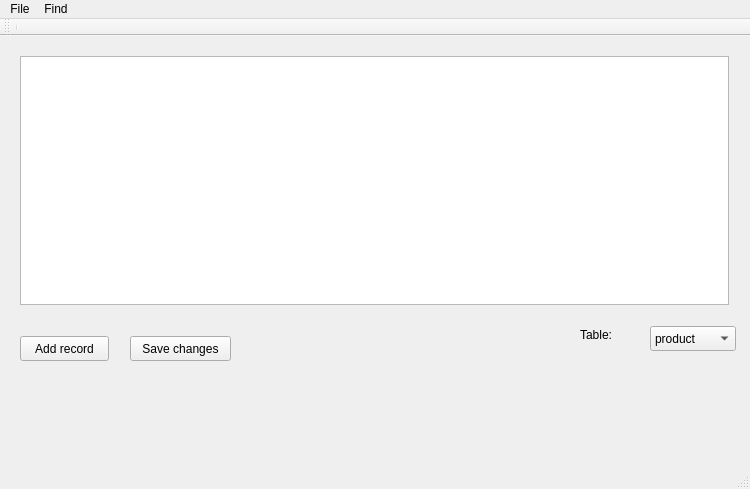
<?xml version="1.0" encoding="UTF-8"?>
<ui version="4.0">
 <class>MainWindow</class>
 <widget class="QMainWindow" name="MainWindow">
  <property name="geometry">
   <rect>
    <x>0</x>
    <y>0</y>
    <width>750</width>
    <height>489</height>
   </rect>
  </property>
  <property name="windowTitle">
   <string>MainWindow</string>
  </property>
  <widget class="QWidget" name="centralWidget">
   <widget class="QWidget" name="verticalLayoutWidget">
    <property name="geometry">
     <rect>
      <x>9</x>
      <y>9</y>
      <width>731</width>
      <height>271</height>
     </rect>
    </property>
    <layout class="QVBoxLayout" name="verticalLayout">
     <item>
      <widget class="QTableView" name="tableView"/>
     </item>
    </layout>
   </widget>
   <widget class="QPushButton" name="pushButton">
    <property name="geometry">
     <rect>
      <x>20</x>
      <y>300</y>
      <width>89</width>
      <height>25</height>
     </rect>
    </property>
    <property name="text">
     <string>Add record</string>
    </property>
   </widget>
   <widget class="QComboBox" name="comboBox">
    <property name="geometry">
     <rect>
      <x>650</x>
      <y>290</y>
      <width>86</width>
      <height>25</height>
     </rect>
    </property>
    <item>
     <property name="text">
      <string>product</string>
     </property>
    </item>
    <item>
     <property name="text">
      <string>client</string>
     </property>
    </item>
    <item>
     <property name="text">
      <string>category</string>
     </property>
    </item>
    <item>
     <property name="text">
      <string>bill</string>
     </property>
    </item>
    <item>
     <property name="text">
      <string>country</string>
     </property>
    </item>
    <item>
     <property name="text">
      <string>manufacturer</string>
     </property>
    </item>
   </widget>
   <widget class="QPushButton" name="pushButton_2">
    <property name="geometry">
     <rect>
      <x>130</x>
      <y>300</y>
      <width>101</width>
      <height>25</height>
     </rect>
    </property>
    <property name="text">
     <string>Save changes</string>
    </property>
   </widget>
   <widget class="QLabel" name="label">
    <property name="geometry">
     <rect>
      <x>580</x>
      <y>290</y>
      <width>67</width>
      <height>17</height>
     </rect>
    </property>
    <property name="text">
     <string>Table:</string>
    </property>
   </widget>
  </widget>
  <widget class="QMenuBar" name="menuBar">
   <property name="geometry">
    <rect>
     <x>0</x>
     <y>0</y>
     <width>750</width>
     <height>22</height>
    </rect>
   </property>
   <widget class="QMenu" name="menuFile">
    <property name="title">
     <string>File</string>
    </property>
    <addaction name="actionQuit"/>
   </widget>
   <widget class="QMenu" name="menuFind">
    <property name="title">
     <string>Find</string>
    </property>
   </widget>
   <addaction name="menuFile"/>
   <addaction name="menuFind"/>
  </widget>
  <widget class="QToolBar" name="mainToolBar">
   <attribute name="toolBarArea">
    <enum>TopToolBarArea</enum>
   </attribute>
   <attribute name="toolBarBreak">
    <bool>false</bool>
   </attribute>
   <addaction name="separator"/>
  </widget>
  <widget class="QStatusBar" name="statusBar"/>
  <action name="actionQuit">
   <property name="text">
    <string>Exit</string>
   </property>
  </action>
 </widget>
 <layoutdefault spacing="6" margin="11"/>
 <pixmapfunction></pixmapfunction>
 <resources/>
 <connections/>
</ui>
